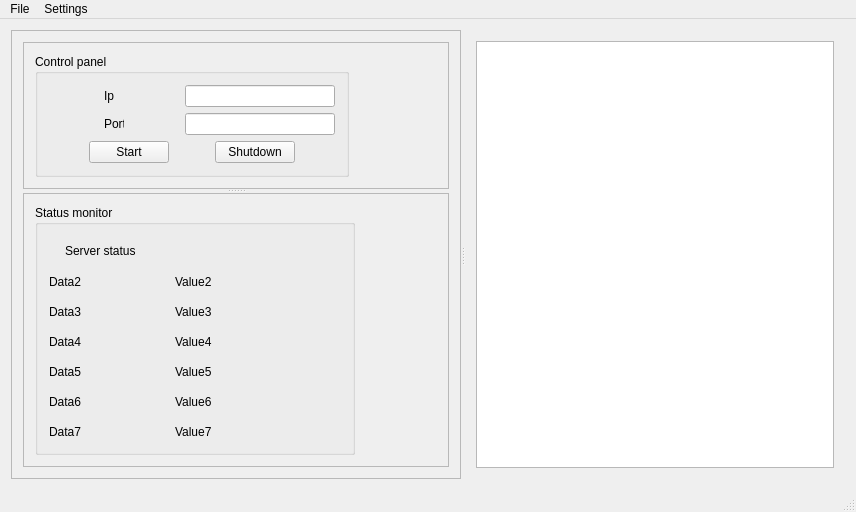
<?xml version="1.0" encoding="UTF-8"?>
<ui version="4.0">
 <class>ServerMainWindow</class>
 <widget class="QMainWindow" name="ServerMainWindow">
  <property name="enabled">
   <bool>true</bool>
  </property>
  <property name="geometry">
   <rect>
    <x>0</x>
    <y>0</y>
    <width>856</width>
    <height>496</height>
   </rect>
  </property>
  <property name="windowTitle">
   <string>ServerMainWindow</string>
  </property>
  <widget class="QWidget" name="centralWidget">
   <layout class="QGridLayout" name="gridLayout_3">
    <item row="0" column="0">
     <widget class="QSplitter" name="splitter">
      <property name="orientation">
       <enum>Qt::Horizontal</enum>
      </property>
      <widget class="QFrame" name="frame">
       <property name="minimumSize">
        <size>
         <width>400</width>
         <height>0</height>
        </size>
       </property>
       <property name="maximumSize">
        <size>
         <width>450</width>
         <height>80000</height>
        </size>
       </property>
       <property name="frameShape">
        <enum>QFrame::StyledPanel</enum>
       </property>
       <property name="frameShadow">
        <enum>QFrame::Raised</enum>
       </property>
       <layout class="QGridLayout" name="gridLayout_5">
        <item row="0" column="0">
         <widget class="QSplitter" name="splitter_2">
          <property name="orientation">
           <enum>Qt::Vertical</enum>
          </property>
          <widget class="QFrame" name="frame_3">
           <property name="frameShape">
            <enum>QFrame::StyledPanel</enum>
           </property>
           <property name="frameShadow">
            <enum>QFrame::Raised</enum>
           </property>
           <layout class="QGridLayout" name="gridLayout_7">
            <item row="0" column="1">
             <spacer name="horizontalSpacer_15">
              <property name="orientation">
               <enum>Qt::Horizontal</enum>
              </property>
              <property name="sizeHint" stdset="0">
               <size>
                <width>40</width>
                <height>20</height>
               </size>
              </property>
             </spacer>
            </item>
            <item row="0" column="0">
             <widget class="QGroupBox" name="groupBox">
              <property name="minimumSize">
               <size>
                <width>300</width>
                <height>0</height>
               </size>
              </property>
              <property name="maximumSize">
               <size>
                <width>350</width>
                <height>16777215</height>
               </size>
              </property>
              <property name="title">
               <string>Control panel</string>
              </property>
              <layout class="QGridLayout" name="gridLayout">
               <item row="0" column="0">
                <layout class="QVBoxLayout" name="verticalLayout">
                 <item>
                  <layout class="QHBoxLayout" name="horizontalLayout_2">
                   <item>
                    <spacer name="horizontalSpacer_6">
                     <property name="orientation">
                      <enum>Qt::Horizontal</enum>
                     </property>
                     <property name="sizeHint" stdset="0">
                      <size>
                       <width>40</width>
                       <height>20</height>
                      </size>
                     </property>
                    </spacer>
                   </item>
                   <item>
                    <widget class="QLabel" name="ipLabel">
                     <property name="minimumSize">
                      <size>
                       <width>20</width>
                       <height>0</height>
                      </size>
                     </property>
                     <property name="maximumSize">
                      <size>
                       <width>20</width>
                       <height>16777215</height>
                      </size>
                     </property>
                     <property name="text">
                      <string>Ip</string>
                     </property>
                    </widget>
                   </item>
                   <item>
                    <spacer name="horizontalSpacer">
                     <property name="orientation">
                      <enum>Qt::Horizontal</enum>
                     </property>
                     <property name="sizeHint" stdset="0">
                      <size>
                       <width>40</width>
                       <height>20</height>
                      </size>
                     </property>
                    </spacer>
                   </item>
                   <item>
                    <widget class="QLineEdit" name="ipLineEdit">
                     <property name="minimumSize">
                      <size>
                       <width>150</width>
                       <height>0</height>
                      </size>
                     </property>
                    </widget>
                   </item>
                  </layout>
                 </item>
                 <item>
                  <layout class="QHBoxLayout" name="horizontalLayout">
                   <item>
                    <spacer name="horizontalSpacer_7">
                     <property name="orientation">
                      <enum>Qt::Horizontal</enum>
                     </property>
                     <property name="sizeHint" stdset="0">
                      <size>
                       <width>40</width>
                       <height>20</height>
                      </size>
                     </property>
                    </spacer>
                   </item>
                   <item>
                    <widget class="QLabel" name="portLabel">
                     <property name="minimumSize">
                      <size>
                       <width>20</width>
                       <height>0</height>
                      </size>
                     </property>
                     <property name="maximumSize">
                      <size>
                       <width>20</width>
                       <height>16777215</height>
                      </size>
                     </property>
                     <property name="text">
                      <string>Port</string>
                     </property>
                    </widget>
                   </item>
                   <item>
                    <spacer name="horizontalSpacer_2">
                     <property name="orientation">
                      <enum>Qt::Horizontal</enum>
                     </property>
                     <property name="sizeHint" stdset="0">
                      <size>
                       <width>40</width>
                       <height>20</height>
                      </size>
                     </property>
                    </spacer>
                   </item>
                   <item>
                    <widget class="QLineEdit" name="portLineEdit">
                     <property name="minimumSize">
                      <size>
                       <width>150</width>
                       <height>0</height>
                      </size>
                     </property>
                    </widget>
                   </item>
                  </layout>
                 </item>
                 <item>
                  <layout class="QHBoxLayout" name="horizontalLayout_3">
                   <item>
                    <spacer name="horizontalSpacer_4">
                     <property name="orientation">
                      <enum>Qt::Horizontal</enum>
                     </property>
                     <property name="sizeHint" stdset="0">
                      <size>
                       <width>40</width>
                       <height>20</height>
                      </size>
                     </property>
                    </spacer>
                   </item>
                   <item>
                    <widget class="QPushButton" name="startButton">
                     <property name="minimumSize">
                      <size>
                       <width>80</width>
                       <height>0</height>
                      </size>
                     </property>
                     <property name="maximumSize">
                      <size>
                       <width>100</width>
                       <height>16777215</height>
                      </size>
                     </property>
                     <property name="text">
                      <string>Start</string>
                     </property>
                    </widget>
                   </item>
                   <item>
                    <spacer name="horizontalSpacer_3">
                     <property name="orientation">
                      <enum>Qt::Horizontal</enum>
                     </property>
                     <property name="sizeHint" stdset="0">
                      <size>
                       <width>40</width>
                       <height>20</height>
                      </size>
                     </property>
                    </spacer>
                   </item>
                   <item>
                    <widget class="QPushButton" name="shutDownButton">
                     <property name="minimumSize">
                      <size>
                       <width>80</width>
                       <height>0</height>
                      </size>
                     </property>
                     <property name="maximumSize">
                      <size>
                       <width>100</width>
                       <height>16777215</height>
                      </size>
                     </property>
                     <property name="text">
                      <string>Shutdown</string>
                     </property>
                    </widget>
                   </item>
                   <item>
                    <spacer name="horizontalSpacer_5">
                     <property name="orientation">
                      <enum>Qt::Horizontal</enum>
                     </property>
                     <property name="sizeHint" stdset="0">
                      <size>
                       <width>40</width>
                       <height>20</height>
                      </size>
                     </property>
                    </spacer>
                   </item>
                  </layout>
                 </item>
                </layout>
               </item>
               <item row="1" column="0">
                <spacer name="verticalSpacer">
                 <property name="orientation">
                  <enum>Qt::Vertical</enum>
                 </property>
                 <property name="sizeHint" stdset="0">
                  <size>
                   <width>20</width>
                   <height>40</height>
                  </size>
                 </property>
                </spacer>
               </item>
              </layout>
              <zorder></zorder>
              <zorder>verticalSpacer</zorder>
             </widget>
            </item>
           </layout>
          </widget>
          <widget class="QFrame" name="frame_4">
           <property name="frameShape">
            <enum>QFrame::StyledPanel</enum>
           </property>
           <property name="frameShadow">
            <enum>QFrame::Raised</enum>
           </property>
           <layout class="QGridLayout" name="gridLayout_2">
            <item row="0" column="1">
             <spacer name="horizontalSpacer_16">
              <property name="orientation">
               <enum>Qt::Horizontal</enum>
              </property>
              <property name="sizeHint" stdset="0">
               <size>
                <width>40</width>
                <height>20</height>
               </size>
              </property>
             </spacer>
            </item>
            <item row="0" column="0">
             <widget class="QGroupBox" name="groupBox_2">
              <property name="minimumSize">
               <size>
                <width>320</width>
                <height>250</height>
               </size>
              </property>
              <property name="maximumSize">
               <size>
                <width>350</width>
                <height>16777215</height>
               </size>
              </property>
              <property name="title">
               <string>Status monitor</string>
              </property>
              <layout class="QGridLayout" name="gridLayout_6">
               <item row="1" column="0">
                <spacer name="verticalSpacer_2">
                 <property name="orientation">
                  <enum>Qt::Vertical</enum>
                 </property>
                 <property name="sizeHint" stdset="0">
                  <size>
                   <width>20</width>
                   <height>40</height>
                  </size>
                 </property>
                </spacer>
               </item>
               <item row="0" column="0">
                <layout class="QVBoxLayout" name="verticalLayout_2">
                 <item>
                  <layout class="QHBoxLayout" name="horizontalLayout_10">
                   <item>
                    <widget class="QLabel" name="serverStatusSign">
                     <property name="enabled">
                      <bool>true</bool>
                     </property>
                     <property name="minimumSize">
                      <size>
                       <width>10</width>
                       <height>10</height>
                      </size>
                     </property>
                     <property name="maximumSize">
                      <size>
                       <width>10</width>
                       <height>10</height>
                      </size>
                     </property>
                     <property name="text">
                      <string/>
                     </property>
                     <property name="alignment">
                      <set>Qt::AlignBottom|Qt::AlignHCenter</set>
                     </property>
                    </widget>
                   </item>
                   <item>
                    <widget class="QLabel" name="serverStatusLabel">
                     <property name="minimumSize">
                      <size>
                       <width>100</width>
                       <height>30</height>
                      </size>
                     </property>
                     <property name="text">
                      <string>Server status</string>
                     </property>
                    </widget>
                   </item>
                   <item>
                    <widget class="QLabel" name="serverStatusValue">
                     <property name="minimumSize">
                      <size>
                       <width>50</width>
                       <height>30</height>
                      </size>
                     </property>
                     <property name="text">
                      <string/>
                     </property>
                    </widget>
                   </item>
                   <item>
                    <spacer name="horizontalSpacer_8">
                     <property name="orientation">
                      <enum>Qt::Horizontal</enum>
                     </property>
                     <property name="sizeHint" stdset="0">
                      <size>
                       <width>40</width>
                       <height>20</height>
                      </size>
                     </property>
                    </spacer>
                   </item>
                  </layout>
                 </item>
                 <item>
                  <layout class="QHBoxLayout" name="horizontalLayout_11">
                   <item>
                    <widget class="QLabel" name="label_17">
                     <property name="minimumSize">
                      <size>
                       <width>120</width>
                       <height>30</height>
                      </size>
                     </property>
                     <property name="text">
                      <string>Data2</string>
                     </property>
                    </widget>
                   </item>
                   <item>
                    <widget class="QLabel" name="label_18">
                     <property name="minimumSize">
                      <size>
                       <width>50</width>
                       <height>30</height>
                      </size>
                     </property>
                     <property name="text">
                      <string>Value2</string>
                     </property>
                    </widget>
                   </item>
                   <item>
                    <spacer name="horizontalSpacer_9">
                     <property name="orientation">
                      <enum>Qt::Horizontal</enum>
                     </property>
                     <property name="sizeHint" stdset="0">
                      <size>
                       <width>40</width>
                       <height>20</height>
                      </size>
                     </property>
                    </spacer>
                   </item>
                  </layout>
                 </item>
                 <item>
                  <layout class="QHBoxLayout" name="horizontalLayout_4">
                   <item>
                    <widget class="QLabel" name="label_3">
                     <property name="minimumSize">
                      <size>
                       <width>120</width>
                       <height>30</height>
                      </size>
                     </property>
                     <property name="text">
                      <string>Data3</string>
                     </property>
                    </widget>
                   </item>
                   <item>
                    <widget class="QLabel" name="label_4">
                     <property name="minimumSize">
                      <size>
                       <width>50</width>
                       <height>30</height>
                      </size>
                     </property>
                     <property name="text">
                      <string>Value3</string>
                     </property>
                    </widget>
                   </item>
                   <item>
                    <spacer name="horizontalSpacer_10">
                     <property name="orientation">
                      <enum>Qt::Horizontal</enum>
                     </property>
                     <property name="sizeHint" stdset="0">
                      <size>
                       <width>40</width>
                       <height>20</height>
                      </size>
                     </property>
                    </spacer>
                   </item>
                  </layout>
                 </item>
                 <item>
                  <layout class="QHBoxLayout" name="horizontalLayout_12">
                   <item>
                    <widget class="QLabel" name="label_19">
                     <property name="minimumSize">
                      <size>
                       <width>120</width>
                       <height>30</height>
                      </size>
                     </property>
                     <property name="text">
                      <string>Data4</string>
                     </property>
                    </widget>
                   </item>
                   <item>
                    <widget class="QLabel" name="label_20">
                     <property name="minimumSize">
                      <size>
                       <width>50</width>
                       <height>30</height>
                      </size>
                     </property>
                     <property name="text">
                      <string>Value4</string>
                     </property>
                    </widget>
                   </item>
                   <item>
                    <spacer name="horizontalSpacer_11">
                     <property name="orientation">
                      <enum>Qt::Horizontal</enum>
                     </property>
                     <property name="sizeHint" stdset="0">
                      <size>
                       <width>40</width>
                       <height>20</height>
                      </size>
                     </property>
                    </spacer>
                   </item>
                  </layout>
                 </item>
                 <item>
                  <layout class="QHBoxLayout" name="horizontalLayout_13">
                   <item>
                    <widget class="QLabel" name="label_21">
                     <property name="minimumSize">
                      <size>
                       <width>120</width>
                       <height>30</height>
                      </size>
                     </property>
                     <property name="text">
                      <string>Data5</string>
                     </property>
                    </widget>
                   </item>
                   <item>
                    <widget class="QLabel" name="label_22">
                     <property name="minimumSize">
                      <size>
                       <width>50</width>
                       <height>30</height>
                      </size>
                     </property>
                     <property name="text">
                      <string>Value5</string>
                     </property>
                    </widget>
                   </item>
                   <item>
                    <spacer name="horizontalSpacer_12">
                     <property name="orientation">
                      <enum>Qt::Horizontal</enum>
                     </property>
                     <property name="sizeHint" stdset="0">
                      <size>
                       <width>40</width>
                       <height>20</height>
                      </size>
                     </property>
                    </spacer>
                   </item>
                  </layout>
                 </item>
                 <item>
                  <layout class="QHBoxLayout" name="horizontalLayout_14">
                   <item>
                    <widget class="QLabel" name="label_23">
                     <property name="minimumSize">
                      <size>
                       <width>120</width>
                       <height>30</height>
                      </size>
                     </property>
                     <property name="text">
                      <string>Data6</string>
                     </property>
                    </widget>
                   </item>
                   <item>
                    <widget class="QLabel" name="label_24">
                     <property name="minimumSize">
                      <size>
                       <width>50</width>
                       <height>30</height>
                      </size>
                     </property>
                     <property name="text">
                      <string>Value6</string>
                     </property>
                    </widget>
                   </item>
                   <item>
                    <spacer name="horizontalSpacer_13">
                     <property name="orientation">
                      <enum>Qt::Horizontal</enum>
                     </property>
                     <property name="sizeHint" stdset="0">
                      <size>
                       <width>40</width>
                       <height>20</height>
                      </size>
                     </property>
                    </spacer>
                   </item>
                  </layout>
                 </item>
                 <item>
                  <layout class="QHBoxLayout" name="horizontalLayout_9">
                   <item>
                    <widget class="QLabel" name="label_13">
                     <property name="minimumSize">
                      <size>
                       <width>120</width>
                       <height>30</height>
                      </size>
                     </property>
                     <property name="text">
                      <string>Data7</string>
                     </property>
                    </widget>
                   </item>
                   <item>
                    <widget class="QLabel" name="label_14">
                     <property name="minimumSize">
                      <size>
                       <width>50</width>
                       <height>30</height>
                      </size>
                     </property>
                     <property name="text">
                      <string>Value7</string>
                     </property>
                    </widget>
                   </item>
                   <item>
                    <spacer name="horizontalSpacer_14">
                     <property name="orientation">
                      <enum>Qt::Horizontal</enum>
                     </property>
                     <property name="sizeHint" stdset="0">
                      <size>
                       <width>40</width>
                       <height>20</height>
                      </size>
                     </property>
                    </spacer>
                   </item>
                  </layout>
                 </item>
                </layout>
               </item>
              </layout>
             </widget>
            </item>
           </layout>
          </widget>
         </widget>
        </item>
       </layout>
      </widget>
      <widget class="QFrame" name="tableFrame">
       <property name="minimumSize">
        <size>
         <width>300</width>
         <height>0</height>
        </size>
       </property>
       <layout class="QGridLayout" name="gridLayout_4">
        <item row="0" column="0">
         <widget class="QTableView" name="tableView"/>
        </item>
       </layout>
      </widget>
     </widget>
    </item>
   </layout>
  </widget>
  <widget class="QMenuBar" name="menuBar">
   <property name="geometry">
    <rect>
     <x>0</x>
     <y>0</y>
     <width>856</width>
     <height>21</height>
    </rect>
   </property>
   <widget class="QMenu" name="menuFile">
    <property name="title">
     <string>File</string>
    </property>
    <addaction name="actionFunction1"/>
    <addaction name="actionFunction2"/>
    <addaction name="actionExit"/>
   </widget>
   <widget class="QMenu" name="menuSettings">
    <property name="title">
     <string>Settings</string>
    </property>
   </widget>
   <addaction name="menuFile"/>
   <addaction name="menuSettings"/>
  </widget>
  <widget class="QStatusBar" name="statusBar"/>
  <action name="actionFunction1">
   <property name="text">
    <string>Function1</string>
   </property>
  </action>
  <action name="actionFunction2">
   <property name="text">
    <string>Function2</string>
   </property>
  </action>
  <action name="actionExit">
   <property name="text">
    <string>Exit</string>
   </property>
  </action>
 </widget>
 <layoutdefault spacing="6" margin="11"/>
 <resources/>
 <connections/>
</ui>
